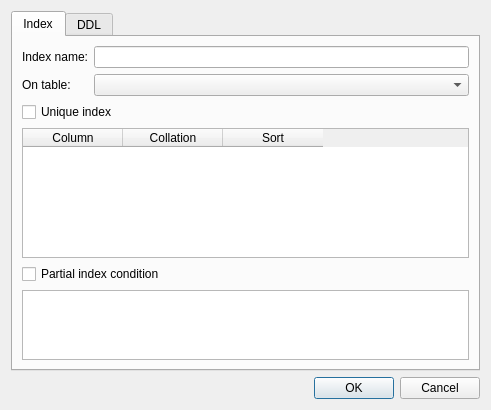
<?xml version="1.0" encoding="UTF-8"?>
<ui version="4.0">
 <class>IndexDialog</class>
 <widget class="QDialog" name="IndexDialog">
  <property name="geometry">
   <rect>
    <x>0</x>
    <y>0</y>
    <width>491</width>
    <height>410</height>
   </rect>
  </property>
  <property name="minimumSize">
   <size>
    <width>400</width>
    <height>300</height>
   </size>
  </property>
  <property name="windowTitle">
   <string>Index</string>
  </property>
  <layout class="QVBoxLayout" name="verticalLayout">
   <item>
    <widget class="QTabWidget" name="tabWidget">
     <property name="currentIndex">
      <number>0</number>
     </property>
     <widget class="QWidget" name="indexTab">
      <attribute name="title">
       <string>Index</string>
      </attribute>
      <layout class="QGridLayout" name="gridLayout_2">
       <item row="1" column="0">
        <widget class="QLabel" name="tableLabel">
         <property name="text">
          <string>On table:</string>
         </property>
        </widget>
       </item>
       <item row="0" column="0">
        <widget class="QLabel" name="nameLabel">
         <property name="text">
          <string>Index name:</string>
         </property>
        </widget>
       </item>
       <item row="4" column="0" colspan="2">
        <widget class="QCheckBox" name="partialIndexCheck">
         <property name="text">
          <string>Partial index condition</string>
         </property>
        </widget>
       </item>
       <item row="5" column="0" colspan="2">
        <widget class="SqlEditor" name="partialIndexEdit">
         <property name="sizePolicy">
          <sizepolicy hsizetype="Expanding" vsizetype="Expanding">
           <horstretch>0</horstretch>
           <verstretch>1</verstretch>
          </sizepolicy>
         </property>
        </widget>
       </item>
       <item row="2" column="0" colspan="2">
        <widget class="QCheckBox" name="uniqueCheck">
         <property name="text">
          <string>Unique index</string>
         </property>
        </widget>
       </item>
       <item row="3" column="0" colspan="2">
        <widget class="QTableWidget" name="columnsTable">
         <property name="sizePolicy">
          <sizepolicy hsizetype="Expanding" vsizetype="Expanding">
           <horstretch>0</horstretch>
           <verstretch>2</verstretch>
          </sizepolicy>
         </property>
         <property name="selectionMode">
          <enum>QAbstractItemView::NoSelection</enum>
         </property>
         <property name="verticalScrollMode">
          <enum>QAbstractItemView::ScrollPerPixel</enum>
         </property>
         <property name="horizontalScrollMode">
          <enum>QAbstractItemView::ScrollPerPixel</enum>
         </property>
         <column>
          <property name="text">
           <string>Column</string>
          </property>
         </column>
         <column>
          <property name="text">
           <string>Collation</string>
          </property>
         </column>
         <column>
          <property name="text">
           <string>Sort</string>
          </property>
         </column>
        </widget>
       </item>
       <item row="0" column="1">
        <widget class="QLineEdit" name="nameEdit"/>
       </item>
       <item row="1" column="1">
        <widget class="QComboBox" name="tableCombo"/>
       </item>
      </layout>
     </widget>
     <widget class="QWidget" name="ddlTab">
      <attribute name="title">
       <string>DDL</string>
      </attribute>
      <layout class="QVBoxLayout" name="verticalLayout_2">
       <item>
        <widget class="SqlView" name="ddlEdit">
         <property name="readOnly">
          <bool>true</bool>
         </property>
        </widget>
       </item>
      </layout>
     </widget>
    </widget>
   </item>
   <item>
    <widget class="QDialogButtonBox" name="buttonBox">
     <property name="orientation">
      <enum>Qt::Horizontal</enum>
     </property>
     <property name="standardButtons">
      <set>QDialogButtonBox::Cancel|QDialogButtonBox::Ok</set>
     </property>
    </widget>
   </item>
  </layout>
 </widget>
 <customwidgets>
  <customwidget>
   <class>SqlView</class>
   <extends>QPlainTextEdit</extends>
   <header>sqlview.h</header>
  </customwidget>
  <customwidget>
   <class>SqlEditor</class>
   <extends>QPlainTextEdit</extends>
   <header>sqleditor.h</header>
  </customwidget>
 </customwidgets>
 <tabstops>
  <tabstop>tabWidget</tabstop>
  <tabstop>partialIndexCheck</tabstop>
  <tabstop>partialIndexEdit</tabstop>
  <tabstop>buttonBox</tabstop>
  <tabstop>ddlEdit</tabstop>
 </tabstops>
 <resources/>
 <connections>
  <connection>
   <sender>buttonBox</sender>
   <signal>accepted()</signal>
   <receiver>IndexDialog</receiver>
   <slot>accept()</slot>
   <hints>
    <hint type="sourcelabel">
     <x>248</x>
     <y>254</y>
    </hint>
    <hint type="destinationlabel">
     <x>157</x>
     <y>274</y>
    </hint>
   </hints>
  </connection>
  <connection>
   <sender>buttonBox</sender>
   <signal>rejected()</signal>
   <receiver>IndexDialog</receiver>
   <slot>reject()</slot>
   <hints>
    <hint type="sourcelabel">
     <x>316</x>
     <y>260</y>
    </hint>
    <hint type="destinationlabel">
     <x>286</x>
     <y>274</y>
    </hint>
   </hints>
  </connection>
 </connections>
</ui>
